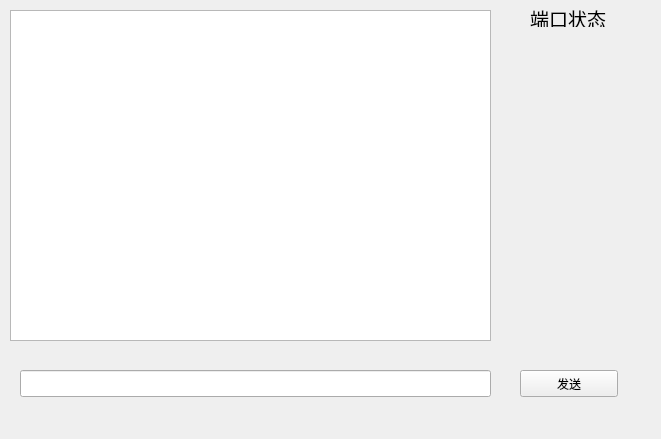
<?xml version="1.0" encoding="UTF-8"?>
<ui version="4.0">
 <class>DockWidget</class>
 <widget class="QDockWidget" name="DockWidget">
  <property name="geometry">
   <rect>
    <x>0</x>
    <y>0</y>
    <width>661</width>
    <height>439</height>
   </rect>
  </property>
  <property name="windowTitle">
   <string>test检测</string>
  </property>
  <widget class="QWidget" name="dockWidgetContents">
   <widget class="QLabel" name="label">
    <property name="geometry">
     <rect>
      <x>530</x>
      <y>10</y>
      <width>101</width>
      <height>17</height>
     </rect>
    </property>
    <property name="font">
     <font>
      <pointsize>14</pointsize>
     </font>
    </property>
    <property name="text">
     <string>端口状态</string>
    </property>
   </widget>
   <widget class="QTextBrowser" name="textBrowser">
    <property name="geometry">
     <rect>
      <x>10</x>
      <y>10</y>
      <width>481</width>
      <height>331</height>
     </rect>
    </property>
   </widget>
   <widget class="QLineEdit" name="lineEdit">
    <property name="geometry">
     <rect>
      <x>20</x>
      <y>370</y>
      <width>471</width>
      <height>27</height>
     </rect>
    </property>
   </widget>
   <widget class="QPushButton" name="pushButton">
    <property name="geometry">
     <rect>
      <x>520</x>
      <y>370</y>
      <width>98</width>
      <height>27</height>
     </rect>
    </property>
    <property name="text">
     <string>发送</string>
    </property>
   </widget>
  </widget>
 </widget>
 <resources/>
 <connections/>
</ui>
